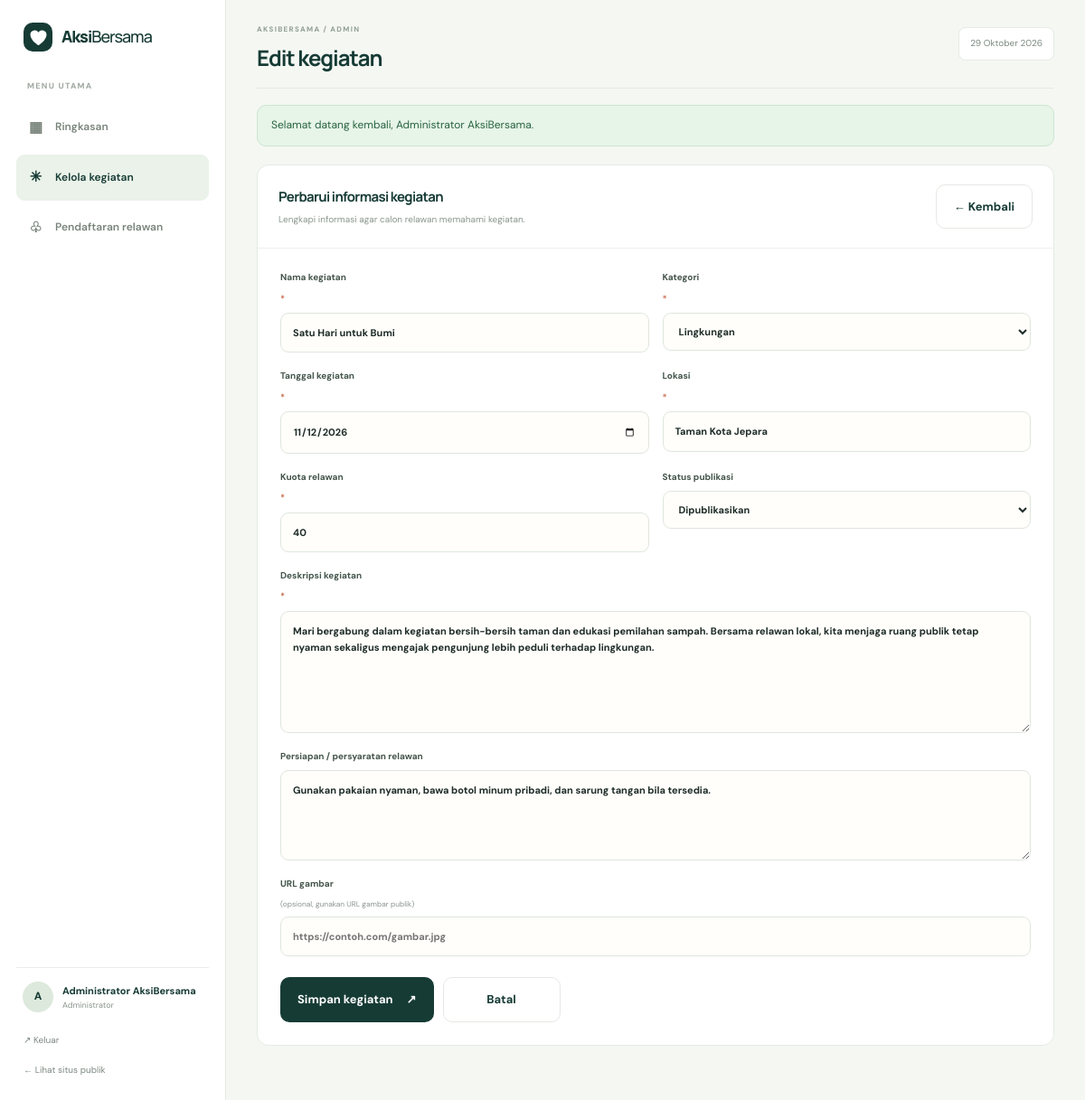
Screenshot of /admin/events.php?action=edit&id=1 (signed in) with the database file from the repository.
### tables this page shows
CREATE TABLE events (
    id BIGINT UNSIGNED AUTO_INCREMENT PRIMARY KEY,
    title VARCHAR(150) NOT NULL,
    category ENUM('lingkungan','pendidikan','sosial','kesehatan','kemanusiaan','lainnya') NOT NULL DEFAULT 'sosial',
    event_date DATE NOT NULL,
    location VARCHAR(180) NOT NULL,
    capacity INT UNSIGNED NOT NULL DEFAULT 30,
    description TEXT NOT NULL,
    requirements TEXT NULL,
    image_url VARCHAR(500) NULL,
    status ENUM('draft','published') NOT NULL DEFAULT 'draft',
    created_by BIGINT UNSIGNED NULL,
    created_at TIMESTAMP DEFAULT CURRENT_TIMESTAMP,
    updated_at TIMESTAMP DEFAULT CURRENT_TIMESTAMP ON UPDATE CURRENT_TIMESTAMP,
    CONSTRAINT fk_events_admin FOREIGN KEY (created_by) REFERENCES admins(id) ON DELETE SET NULL,
    INDEX idx_events_public (status, event_date),
    INDEX idx_events_category (category)
);

### includes/functions.php (called while the page is built, shortened)
<?php
function e(?string $value): string {
    return htmlspecialchars($value ?? '', ENT_QUOTES | ENT_SUBSTITUTE, 'UTF-8');
}
function url(string $path = ''): string {
    return rtrim(BASE_URL, '/') . '/' . ltrim($path, '/');
}

### admin/events.php (the view, shortened to what this page needs)
<?php
require_once __DIR__ . '/../config/config.php';
require_once __DIR__ . '/../includes/functions.php';
$categories = ['lingkungan'=>'Lingkungan','pendidikan'=>'Pendidikan','sosial'=>'Sosial','kesehatan'=>'Kesehatan','kemanusiaan'=>'Kemanusiaan','lainnya'=>'Lainnya'];
$action = $_GET['action'] ?? 'list';
$form = ['title'=>'','category'=>'sosial','event_date'=>'','location'=>'','capacity'=>'30','description'=>'','requirements'=>'','image_url'=>'','status'=>'draft'];
$editId = filter_input(INPUT_GET, 'id', FILTER_VALIDATE_INT);
if ($action === 'edit' && $editId) {
    $stmt = $pdo->prepare("SELECT * FROM events WHERE id=?");
    $stmt->execute([$editId]);
    $existing = $stmt->fetch();
    $form = array_merge($form, $existing);
}
require __DIR__ . '/_layout.php';
?>
<?php if ($action === 'create' || $action === 'edit'): ?>
<div class="admin-form-panel"><div class="panel-header"><div><h2><?= $editId ? 'Perbarui informasi kegiatan' : 'Buat kegiatan baru' ?></h2><p>Lengkapi informasi agar calon relawan memahami kegiatan.</p></div><a class="btn btn-outline" href="<?= e(url('admin/events.php')) ?>">← Kembali</a></div>
<form method="post" class="admin-form">
<div class="form-row"><label>Nama kegiatan <span>*</span><input name="title" maxlength="150" value="<?= e($form['title']) ?>" required></label><label>Kategori <span>*</span><select name="category" required><?php foreach ($categories as $key=>$label): ?><option value="<?= e($key) ?>" <?= $form['category']===$key?'selected':'' ?>><?= e($label) ?></option><?php endforeach; ?></select></label></div>
<div class="form-row"><label>Tanggal kegiatan <span>*</span><input type="date" name="event_date" value="<?= e($form['event_date']) ?>" required></label><label>Lokasi <span>*</span><input name="location" maxlength="180" value="<?= e($form['location']) ?>" required></label></div>
<div class="form-row"><label>Kuota relawan <span>*</span><input type="number" name="capacity" min="1" max="10000" value="<?= e((string)$form['capacity']) ?>" required></label><label>Status publikasi<select name="status"><option value="draft" <?= $form['status']==='draft'?'selected':'' ?>>Draft (belum tampil)</option><option value="published" <?= $form['status']==='published'?'selected':'' ?>>Dipublikasikan</option></select></label></div>
<label>Deskripsi kegiatan <span>*</span><textarea name="description" rows="6" required><?= e($form['description']) ?></textarea></label><label>Persiapan / persyaratan relawan<textarea name="requirements" rows="3"><?= e($form['requirements']) ?></textarea></label><label>URL gambar <small>(opsional, gunakan URL gambar publik)</small><input type="url" name="image_url" value="<?= e($form['image_url']) ?>" placeholder="https://contoh.com/gambar.jpg"></label>
<div class="form-actions"><button class="btn btn-primary" type="submit">Simpan kegiatan <span>↗</span></button><a class="btn btn-outline" href="<?= e(url('admin/events.php')) ?>">Batal</a></div></form></div>
<?php endif; ?>
<?php require __DIR__ . '/_footer.php'; ?>

### assets/css/style.css (style rules this page uses)
:root { --forest:#163b35;--forest-2:#214d43;--forest-3:#2d6255;--sage:#dce9df;--sage-2:#eef4ef;--cream:#f8f7f1;--paper:#fffefa;--ink:#1e2c28;--muted:#77837d;--line:#e5e9e3;--amber:#e6b85c;--coral:#df8b6c;--blue:#e3eef8;--shadow:0 18px 55px rgba(21,52,44,.08);--radius:20px }
* { box-sizing:border-box }
html { scroll-behavior:smooth;scroll-padding-top:90px }
body { margin:0;background:var(--paper);color:var(--ink);font-family:'DM Sans',sans-serif;font-size:15px;line-height:1.65;-webkit-font-smoothing:antialiased }
h1,h2,h3,h4,p { margin-top:0 }
h1,h2,h3,.brand { font-family:'Manrope',sans-serif;letter-spacing:-.045em }
a { color:inherit;text-decoration:none }
button,input,textarea,select { font:inherit }
button,a,input,textarea,select { -webkit-tap-highlight-color:transparent }
button { cursor:pointer }
.btn { display:inline-flex;align-items:center;justify-content:center;gap:15px;border:0;border-radius:10px;padding:13px 19px;font-weight:700;font-size:13px;transition:transform .2s,background .2s;cursor:pointer }
.btn-primary { background:var(--forest);color:#fff }
.btn-outline { border:1px solid var(--line);background:white;color:var(--forest) }
.form-stack,.admin-form { display:flex;flex-direction:column;gap:18px }
.form-stack label,.admin-form label { display:flex;flex-direction:column;gap:7px;font-size:11px;font-weight:700;color:#44554b }
.form-stack label>span:not(.consent-check span),.admin-form label>span { color:#c96e51 }
.form-stack label small,.admin-form label small { font-weight:400;color:#8a958d }
.form-stack input:not([type=checkbox]),.form-stack textarea,.admin-form input,.admin-form textarea,.admin-form select,.status-form select { width:100%;border:1px solid #dfe6de;border-radius:9px;background:#fffefa;padding:12px 13px;font-size:12px;color:var(--ink);outline:none;transition:border .2s,box-shadow .2s }
.form-stack textarea,.admin-form textarea { resize:vertical;min-height:100px }
.form-row { display:grid;grid-template-columns:1fr 1fr;gap:15px }
.admin-body { background:#f5f7f3;min-height:100vh }
.admin-panel,.admin-form-panel { background:#fff;border:1px solid #e6ebe4;border-radius:13px;overflow:hidden;margin-bottom:23px }
.panel-header { display:flex;justify-content:space-between;align-items:center;gap:20px;padding:21px 23px;border-bottom:1px solid #edf0eb }
.panel-header h2 { font-size:15px;color:var(--forest);margin:0 0 4px }
.panel-header p { font-size:10px;color:#8a968d;margin:0 }
.admin-form-panel { padding-bottom:25px }
.admin-form-panel>.panel-header { margin-bottom:24px }
.admin-form { padding:0 25px }
.admin-form label { font-size:10px }
.admin-form input,.admin-form textarea,.admin-form select { font-size:11px }
.form-actions { display:flex;gap:10px;margin-top:5px }
.form-actions .btn { min-width:130px }

### rows the page displays
events: title "Satu Hari untuk Bumi", category "Lingkungan", event_date "11/12/2026", location "Taman Kota Jepara", capacity "40", status "Dipublikasikan", description "Mari bergabung dalam kegiatan bersih-bersih taman dan edukasi pemilahan sampah. Bersama relawan lokal, kita menjaga ruang publik tetap nyaman sekaligus mengajak pengunjung lebih peduli terhadap lingkungan.", requirements "Gunakan pakaian nyaman, bawa botol minum pribadi, dan sarung tangan bila tersedia."

### other values shown
substr($_SESSION['admin_name'] ?? 'A', 0, 1) "A"
$_SESSION['admin_name'] "Administrator AksiBersama"
$adminTitle "Edit kegiatan"
$flashMessage['message'] "Selamat datang kembali, Administrator AksiBersama."
